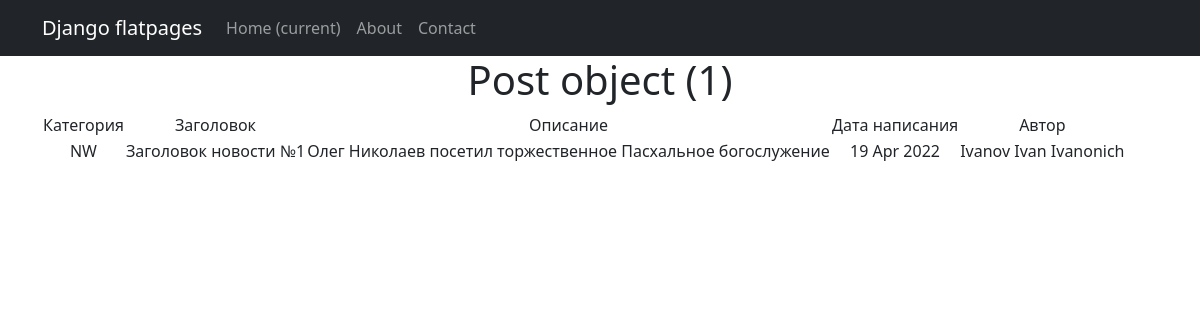
Screenshot of /news/1 with the database file from the repository.
### news/models.py (models this page shows, shortened)
class Post(models.Model):
    author = models.ForeignKey(Author, on_delete=models.CASCADE)
    NEWS = 'NW'
    ARTICLE = 'AR'
    CATEGORY_CHOICES = (
        (NEWS, 'Новость'),
        (ARTICLE, 'Статья'),
    )
    categoryType = models.CharField(max_length=2, choices=CATEGORY_CHOICES, default=ARTICLE)
    dateCreation = models.DateTimeField(auto_now_add=True)
    postCategory = models.ManyToManyField(Category, through='PostCategory')
    title = models.CharField(max_length=128)
    text = models.TextField()
    rating = models.SmallIntegerField(default=0)

class Author(models.Model):
    authorUser = models.OneToOneField(User, on_delete=models.CASCADE)
    ratingAuthor = models.SmallIntegerField(default=0)

### news/views.py (the view)
# urls.py: path('<int:pk>', PostDetail.as_view(), name='post_detail'),
class PostDetail(DetailView):
    model = Post
    template_name = 'newso.html'
    context_object_name = 'post'

### news/templatetags/custom_filters.py (called while the page is built)
@register.filter()
def censor(value):
      return value.replace("редиска", "р******")

### templates/newso.html (shortened to what this page needs)
{% extends 'flatpages/default.html' %}
{% load custom_filters %}
{% block content %}
<h1>{{ post }}</h1>
<table>
           <tr>
               <td>Категория</td>
               <td>Заголовок</td>
               <td>Описание</td>
               <td>Дата написания</td>
               <td>Автор</td>
           </tr>
           <tr>
               <td>{{ post.categoryType }}</td>
               <td>{{ post.title|censor}}</td>
               <td>{{ post.text|censor}}</td>
               <td>{{ post.dateCreation|date:'d M Y' }}</td>
               <td>{{ post.author.authorUser }}</td>
           </tr>
       </table>
{% endblock content %}

### rows the page displays
Post: id "Post object (1)", categoryType "NW", title|censor "Заголовок новости №1", text|censor "Олег Николаев посетил торжественное Пасхальное богослужение", dateCreation "19 Apr 2022", author.authorUser "Ivanov Ivan Ivanonich"
